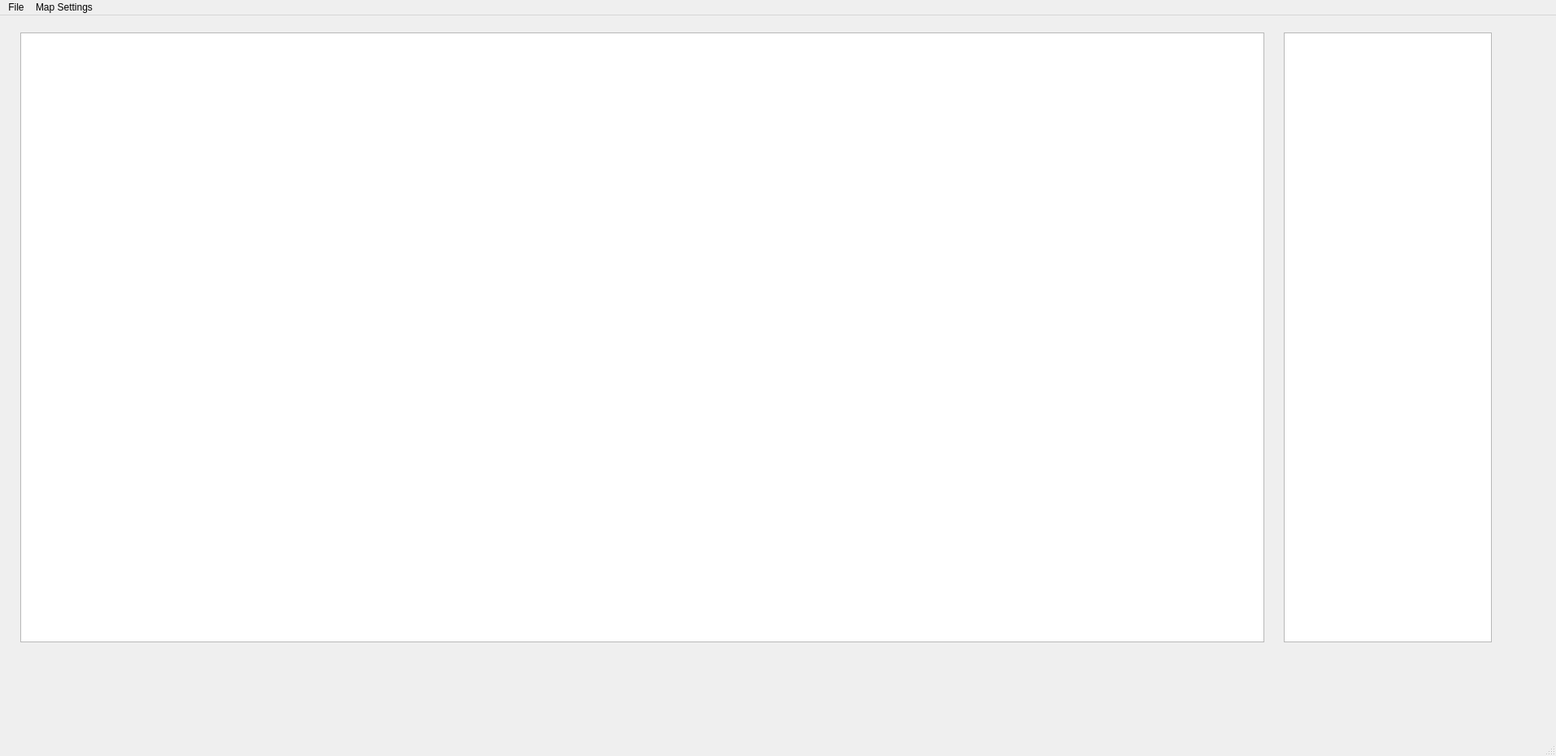
<?xml version="1.0" encoding="UTF-8"?>
<ui version="4.0">
 <class>MainWindow</class>
 <widget class="QMainWindow" name="MainWindow">
  <property name="geometry">
   <rect>
    <x>0</x>
    <y>0</y>
    <width>1915</width>
    <height>931</height>
   </rect>
  </property>
  <property name="windowTitle">
   <string>MainWindow</string>
  </property>
  <widget class="QWidget" name="centralwidget">
   <widget class="QListWidget" name="listWidget">
    <property name="geometry">
     <rect>
      <x>1580</x>
      <y>21</y>
      <width>256</width>
      <height>751</height>
     </rect>
    </property>
   </widget>
   <widget class="QGraphicsView" name="graphicsView">
    <property name="geometry">
     <rect>
      <x>25</x>
      <y>21</y>
      <width>1531</width>
      <height>751</height>
     </rect>
    </property>
   </widget>
  </widget>
  <widget class="QMenuBar" name="menubar">
   <property name="geometry">
    <rect>
     <x>0</x>
     <y>0</y>
     <width>1915</width>
     <height>25</height>
    </rect>
   </property>
   <widget class="QMenu" name="menuEmpire_editor_augustus">
    <property name="title">
     <string>File</string>
    </property>
    <addaction name="separator"/>
    <addaction name="separator"/>
    <addaction name="separator"/>
    <addaction name="actionOpen"/>
    <addaction name="actionSave"/>
   </widget>
   <widget class="QMenu" name="menuMap_Settings">
    <property name="title">
     <string>Map Settings</string>
    </property>
    <addaction name="actionSelect_background_Image"/>
   </widget>
   <addaction name="menuEmpire_editor_augustus"/>
   <addaction name="menuMap_Settings"/>
  </widget>
  <widget class="QStatusBar" name="statusbar"/>
  <action name="actionOpen">
   <property name="text">
    <string>Open</string>
   </property>
  </action>
  <action name="actionSave">
   <property name="text">
    <string>Save</string>
   </property>
  </action>
  <action name="actionSelect_background_Image">
   <property name="text">
    <string>Select background Image</string>
   </property>
  </action>
 </widget>
 <resources/>
 <connections/>
</ui>
